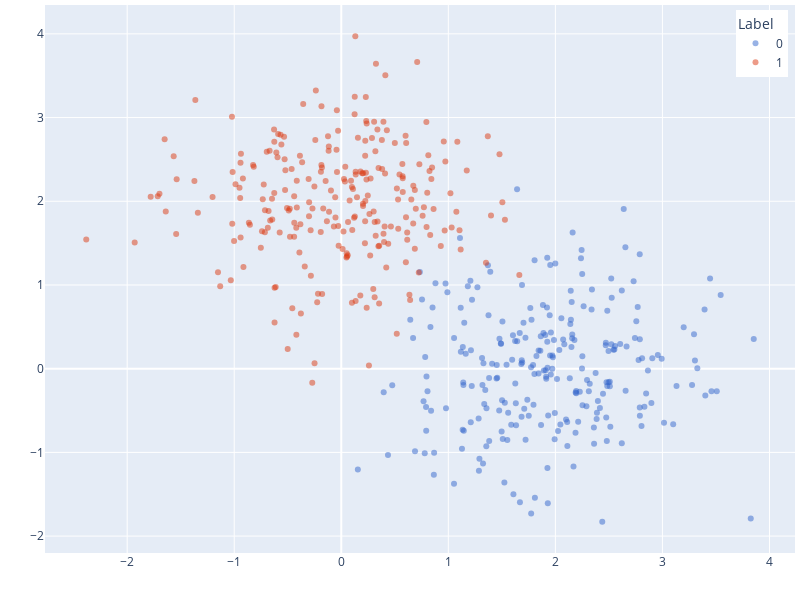

Source (notebook cell):
### Code cell
utils.plot_2d(df_data, "true_label")

### Figure 1 — Plotly figure (JSON) as saved in the notebook; plotly's stock layout.template omitted (floating-point values rounded to 4 significant figures; data arrays with more than 128 entries replaced by an {"elided": "..."} marker saying what was removed)
{"data": [{"customdata": {"elided": "250x6 mixed values"}, "hovertemplate": "<b>%{hovertext}</b><br><br>True Label =%{customdata[2]}<br>Noisy Label =%{customdata[3]}<br>Cluster Label =%{customdata[4]}<br>Predicted Label =%{customdata[5]}<extra></extra>", "hovertext": {"elided": "250 int values"}, "legendgroup": "0", "marker": {"color": "#3366CC", "opacity": 0.5, "symbol": "circle"}, "mode": "markers", "name": "0", "orientation": "v", "showlegend": true, "type": "scatter", "x": {"elided": "250 float values"}, "xaxis": "x", "y": {"elided": "250 float values"}, "yaxis": "y"}, {"customdata": {"elided": "250x6 mixed values"}, "hovertemplate": "<b>%{hovertext}</b><br><br>True Label =%{customdata[2]}<br>Noisy Label =%{customdata[3]}<br>Cluster Label =%{customdata[4]}<br>Predicted Label =%{customdata[5]}<extra></extra>", "hovertext": {"elided": "250 int values"}, "legendgroup": "1", "marker": {"color": "#DC3912", "opacity": 0.5, "symbol": "circle"}, "mode": "markers", "name": "1", "orientation": "v", "showlegend": true, "type": "scatter", "x": {"elided": "250 float values"}, "xaxis": "x", "y": {"elided": "250 float values"}, "yaxis": "y"}], "layout": {"autosize": false, "height": 600, "legend": {"title": {"text": "Label"}, "tracegroupgap": 0, "x": 0.99, "xanchor": "right", "y": 0.99, "yanchor": "top"}, "margin": {"b": 5, "l": 5, "r": 5, "t": 5}, "width": 800, "xaxis": {"anchor": "y", "autorange": true, "domain": [0, 1], "range": [-2.768, 4.239], "showticklabels": true, "title": {"text": ""}, "type": "linear"}, "yaxis": {"anchor": "x", "autorange": true, "domain": [0, 1], "range": [-2.202, 4.345], "showticklabels": true, "title": {"text": ""}, "type": "linear"}}}
